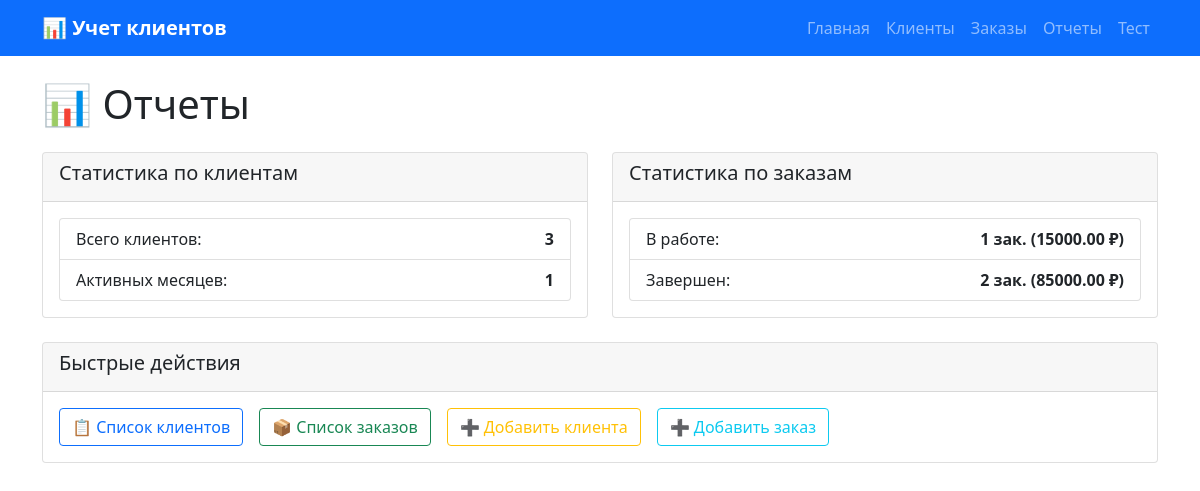
Page /reports on the committed database.
### tables this page shows
CREATE TABLE orders (
        id INTEGER PRIMARY KEY AUTOINCREMENT,
        client_id INTEGER NOT NULL,
        order_date DATE NOT NULL DEFAULT CURRENT_DATE,
        order_number TEXT NOT NULL UNIQUE,
        description TEXT,
        total_amount REAL NOT NULL DEFAULT 0.00,
        status TEXT NOT NULL DEFAULT 'Новый',
        created_at TIMESTAMP DEFAULT CURRENT_TIMESTAMP,
        FOREIGN KEY (client_id) REFERENCES clients (id)
    );

### app.py (the view)
@app.route('/reports')
def reports():
    conn = get_db()
    clients_stats = conn.execute('''
        SELECT
            COUNT(*) as total_clients,
            COUNT(DISTINCT strftime('%Y-%m', registration_date)) as active_months
        FROM clients
    ''').fetchone()
    orders_stats = conn.execute('''
        SELECT status, COUNT(*) as count, SUM(total_amount) as total
        FROM orders
        GROUP BY status
    ''').fetchall()
    conn.close()
    return render_template('reports.html', clients_stats=clients_stats, orders_stats=orders_stats)

### app.py (called while the page is built)
def get_db():
    conn = sqlite3.connect('clients.db')
    conn.row_factory = sqlite3.Row
    return conn

### templates/reports.html
{% extends "base.html" %}
{% block content %}
<h1 class="mb-4">📊 Отчеты</h1>
<div class="row">
    <div class="col-md-6">
        <div class="card">
            <div class="card-header">
                <h5>Статистика по клиентам</h5>
            </div>
            <div class="card-body">
                <ul class="list-group">
                    <li class="list-group-item d-flex justify-content-between">
                        <span>Всего клиентов:</span>
                        <strong>{{ clients_stats.total_clients or 0 }}</strong>
                    </li>
                    <li class="list-group-item d-flex justify-content-between">
                        <span>Активных месяцев:</span>
                        <strong>{{ clients_stats.active_months or 0 }}</strong>
                    </li>
                </ul>
            </div>
        </div>
    </div>
    <div class="col-md-6">
        <div class="card">
            <div class="card-header">
                <h5>Статистика по заказам</h5>
            </div>
            <div class="card-body">
                {% if orders_stats %}
                    <ul class="list-group">
                        {% for stat in orders_stats %}
                        <li class="list-group-item d-flex justify-content-between">
                            <span>{{ stat.status }}:</span>
                            <strong>{{ stat.count }} зак. ({{ "%.2f"|format(stat.total) }} ₽)</strong>
                        </li>
                        {% endfor %}
                    </ul>
                {% else %}
                    <p class="text-muted">Нет данных о заказах</p>
                {% endif %}
            </div>
        </div>
    </div>
</div>
<div class="row mt-4">
    <div class="col-12">
        <div class="card">
            <div class="card-header">
                <h5>Быстрые действия</h5>
            </div>
            <div class="card-body">
                <div class="d-grid gap-2 d-md-flex">
                    <a href="{{ url_for('clients') }}" class="btn btn-outline-primary me-2">📋 Список клиентов</a>
                    <a href="{{ url_for('orders') }}" class="btn btn-outline-success me-2">📦 Список заказов</a>
                    <a href="{{ url_for('add_client') }}" class="btn btn-outline-warning me-2">➕ Добавить клиента</a>
                    <a href="{{ url_for('add_order') }}" class="btn btn-outline-info">➕ Добавить заказ</a>
                </div>
            </div>
        </div>
    </div>
</div>
{% endblock %}

### rows in the picture
orders: status "В работе", count "1", total "15000.00"

### other values in the picture
{{ clients_stats.total_clients or 0 }} "3"
{{ clients_stats.active_months or 0 }} "1"
{{ stat.status }} "Завершен"
{{ stat.count }} "2"
{{ "%.2f"|format(stat.total) }} "85000.00"
